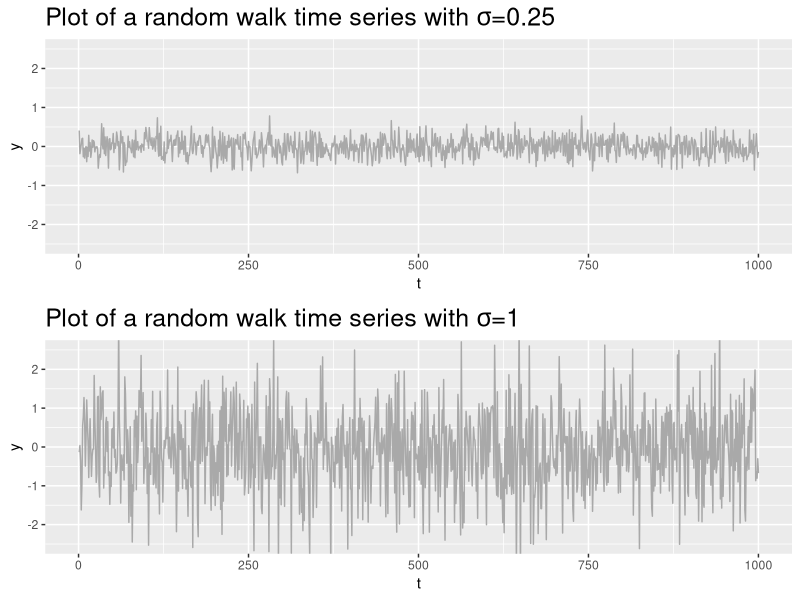
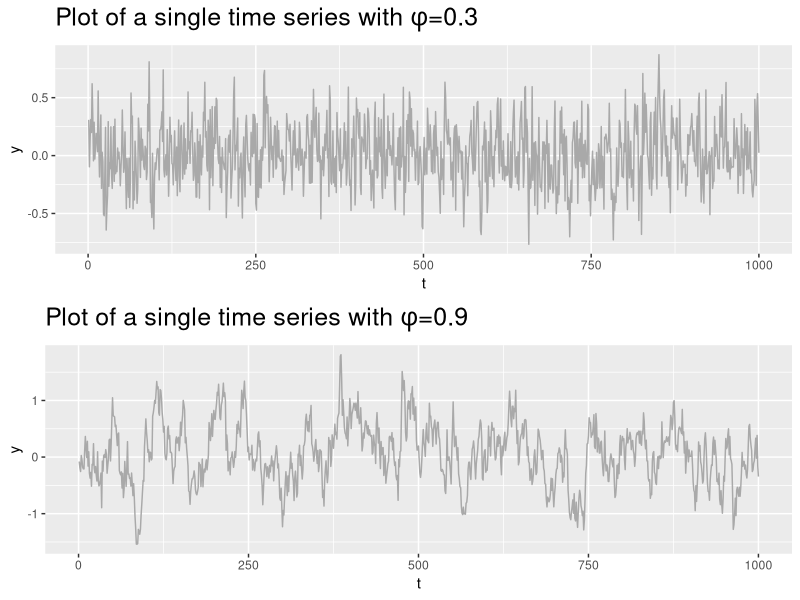
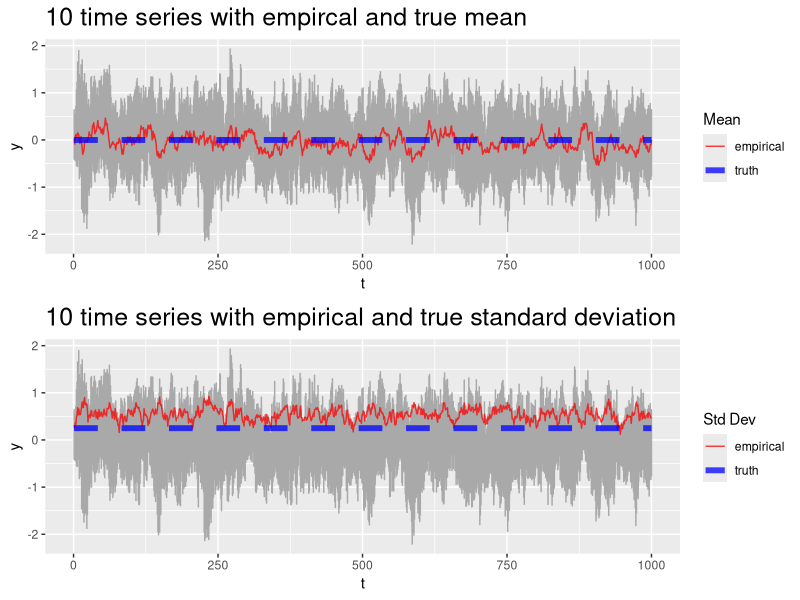
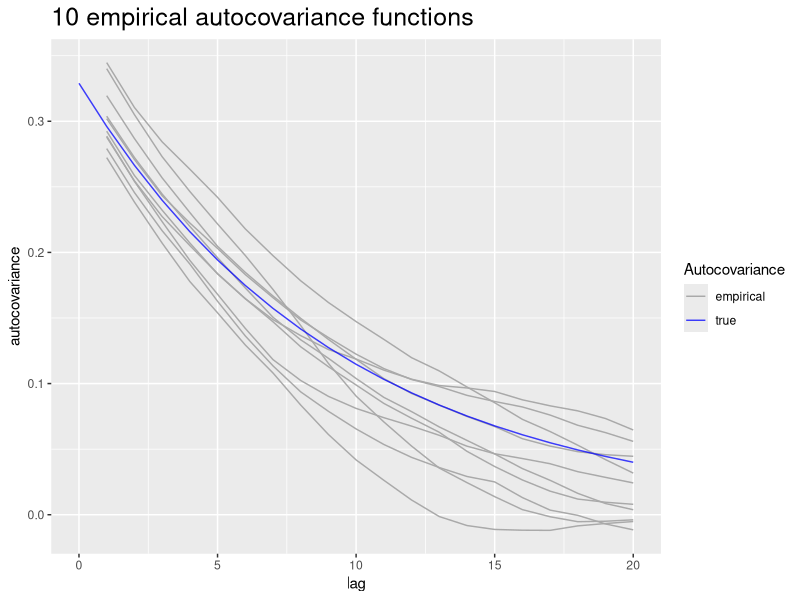
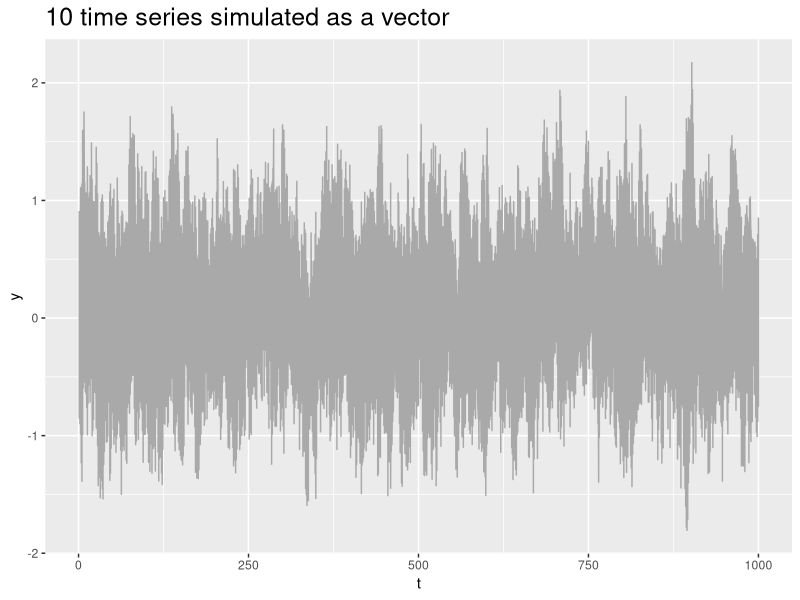

Recreate these plots in R, in order.
## ---- chunk 1
## Load R packages and define helper functions
library(ggplot2, quietly = TRUE)
library(reshape2, quietly = TRUE)
library(grid, quietly = TRUE)
## Function to plot multiple ggplots on the same image
multiplot <- function(..., plotlist=NULL, cols) {
  require(grid)
	
	# Make a list from the ... arguments and plotlist
	plots <- c(list(...), plotlist)
	
	numPlots = length(plots)
	
	# Make the panel
	plotCols = cols                       # Number of columns of plots
	plotRows = ceiling(numPlots/plotCols) # Number of rows needed, calculated from # of cols
	
	# Set up the page
	grid.newpage()
	pushViewport(viewport(layout = grid.layout(plotRows, plotCols)))
	vplayout <- function(x, y)
		viewport(layout.pos.row = x, layout.pos.col = y)
	
	# Make each plot, in the correct location
	for (i in 1:numPlots) {
		curRow = ceiling(i/plotCols)
		curCol = (i-1) %% plotCols + 1
		print(plots[[i]], vp = vplayout(curRow, curCol ))
	}	
}

##
## function to simulate time series
##

simTimeSeries <- function(t, N, mu, s, phi){
  if(N == 1){
    y <- rep(0, t)                                      ## initialize container
    y[1] <- mu[1] + rnorm(1, 0, s)                      ## initailize time series at time 1
    for(i in 2:t){
      epsilon <- rnorm(1, 0, s)                         ## independent random error
      y[i] <- mu[i] + phi * y[i-1] + epsilon            ## autoregressive model
    }
  } else {
    y <- matrix(0, t, N)                                ## initialize container
    y[1, ] <- mu[1] + rnorm(N, 0, s)                    ## initailize time series at time 1
    for(i in 2:t){
      epsilon <- rnorm(N, 0, s)                         ## independent random error
      y[i, ] <- mu[i] + phi * y[i-1, ] + epsilon        ## autoregressive model
    }
  }
  return(y)
}

## ---- chunk 2
N <- 1                              ## pick the number of time series
t <- 1000                           ## pick a time series length
mu <- rep(0, t)                     ## pick a mean structure
s_low <- 0.25                       ## pick standard deviation
s_high <- 1                         ## pick standard deviation

y_s_low <- simTimeSeries(t, N, mu, s_low, phi=0)
y_s_high <- simTimeSeries(t, N, mu, s_high, phi=0)
plot_s_low <- ggplot(data=data.frame(y=y_s_low, t=1:t), aes(y=y, x=t)) + 
  geom_line(alpha=1, colour="darkgrey") + coord_cartesian(ylim=c(-2.5, 2.5)) +
  ggtitle(substitute(paste("Plot of a random walk time series with ", 
                           sigma, "=", sd), list(sd=s_low))) + 
  theme(plot.title = element_text(size=18)) 
plot_s_high <- ggplot(data=data.frame(y=y_s_high, t=1:t), aes(y=y, x=t)) + 
  geom_line(alpha=1, colour="darkgrey") + coord_cartesian(ylim=c(-2.5, 2.5)) +
  ggtitle(substitute(paste("Plot of a random walk time series with ", 
                           sigma, "=", sd), list(sd=s_high))) +  
  theme(plot.title = element_text(size=18)) 
multiplot(plot_s_low, plot_s_high, cols=1)

## ---- chunk 3
N <- 1                              ## pick the number of time series
t <- 1000                           ## pick a time series length
mu <- rep(0, t)                     ## pick a mean structure
s <- 0.25                           ## pick standard deviation
phi_low <- 0.30                     ## pick autocorrelation parameter
phi_high <- 0.90                    ## pick autocorrelation parameter

y_phi_low <- simTimeSeries(t, N, mu, s, phi=phi_low)
y_phi_high <- simTimeSeries(t, N, mu, s, phi=phi_high)
plot_phi_low <- ggplot(data=data.frame(y=y_phi_low, t=1:t), aes(y=y, x=t)) + 
  geom_line(alpha=1, colour="darkgrey") + 
  ggtitle(substitute(paste("Plot of a single time series with ", phi, "=", p), list(p=phi_low))) + 
  theme(plot.title = element_text(size=18))
plot_phi_high <- ggplot(data=data.frame(y=y_phi_high, t=1:t), aes(y=y, x=t)) + 
  geom_line(alpha=1, colour="darkgrey") + 
  ggtitle(substitute(paste("Plot of a single time series with ", phi, "=", p), list(p=phi_high))) +  
  theme(plot.title = element_text(size=18))
multiplot(plot_phi_low, plot_phi_high, cols=1)
## ---- chunk 4
N <- 10                               ## replicates N
phi <- 0.9                            ## autocorrelatin parameter
y <- simTimeSeries(t, N, mu, s, phi)  ## simulate time series

mean_y <- apply(y, 1, mean)           ##  calculate the empirical mean
var_y <-apply(y, 1, var)              ##  calculate the empirical variance
sd_y <- apply(y, 1, sd)               ##  calculate the empirical standard deviation

time_data <- data.frame(y=y, t=1:t)
melt_time <- melt(time_data, id="t")                        
summary_data <- data.frame(mean_y=mean_y, var_y=var_y, sd_y=sd_y, mu=mu/(1-phi), 
                        s=s, t=1:t)


## plot time series with mean and variance
plot_mean <- ggplot(data = melt_time, aes(y=value, x=t)) + 
  geom_line(alpha=1, colour="darkgrey") + 
  geom_line(data=summary_data, aes(y=mean_y, x=t, colour="empirical"), 
            alpha=0.75) + 
  geom_line(data=summary_data, aes(y=mu, x=t, colour="truth"), alpha=0.75, 
            lty=2, lwd=2) + 
  scale_colour_manual("Mean", labels=c("empirical", "truth"), 
                      values=c("empirical"="red","truth"="blue")) + 
  scale_y_continuous("y") + scale_x_continuous("t") +
  ggtitle(paste(min(N, 10), 
                "time series with empircal and true mean")) +
  theme(plot.title = element_text(size=18))
 
plot_sd <- ggplot(data = melt_time, aes(y=value, x=t)) + 
  geom_line(alpha=1, colour="darkgrey") + 
  geom_line(data=summary_data, aes(y=sd_y, x=t, colour="empirical"), 
            alpha=0.75) + 
  geom_line(data=summary_data, aes(y=s, x=t, colour="truth"), alpha=0.75, 
            lty=2, lwd=2) + 
  scale_colour_manual("Std Dev", labels=c("empirical", "truth"), 
                      values=c("empirical"="red","truth"="blue")) + 
  scale_y_continuous("y") + scale_x_continuous("t") + 
  ggtitle(paste(min(N, 10), 
                "time series with empirical and true standard deviation")) + 
  theme(plot.title = element_text(size=18))

## Plot using multiplot
multiplot(plot_mean, plot_sd, cols=1)
## ---- chunk 5
covariances <- matrix(0, min(t, 20), N)
for(i in 1:N){
    for(k in 1:min(t, 20)-1){
      covariances[k+1, i] <- cov(y[1:(t-k), i], y[1:(t-k) + k, i])
  }
}

cov_data <- data.frame(y=covariances, t=1:20)
melt_cov <- melt(cov_data, id="t")
ggplot(data = melt_cov, aes(y=value, x=t)) + 
  geom_line(data=melt_cov, aes(y=value, x=t, group=variable, colour="empirical"), alpha=1) + 
  geom_line(data=data.frame(y=s^2/(1-phi^2) * phi^(0:min(t,20)), x=0:min(t, 20)), aes(y=y, x=x, colour="truth"), 
            alpha=0.75) + 
  scale_colour_manual("Autocovariance", labels=c("empirical", "true"), 
                      values=c("empirical"="darkgrey","truth"="blue")) + 
  scale_y_continuous("autocovariance") + scale_x_continuous("lag") + 
  ggtitle(paste(min(N, 10), 
                "empirical autocovariance functions")) + 
  theme(plot.title = element_text(size=18))
## ---- chunk 6
Sigma <- s^2 / (1 - phi^2) * toeplitz(phi^(0:(t-1)))
library(mvtnorm)
y_vec <- t(rmvnorm(N, mu, Sigma))

vec_data <- data.frame(y=y_vec, t=1:t)
melt_vec <- melt(vec_data, id="t")                        


ggplot(data = melt_vec, aes(y=value, x=t)) + 
  geom_line(alpha=1, colour="darkgrey") + 
  scale_y_continuous("y") + scale_x_continuous("t") + 
  ggtitle(paste(min(N, 10), 
                "time series simulated as a vector")) + 
  theme(plot.title = element_text(size=18))
